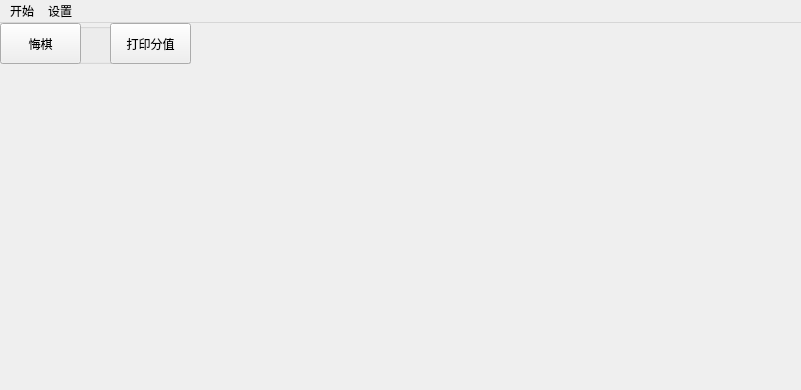
<?xml version="1.0" encoding="UTF-8"?>
<ui version="4.0">
 <class>MainWindow</class>
 <widget class="QMainWindow" name="MainWindow">
  <property name="geometry">
   <rect>
    <x>0</x>
    <y>0</y>
    <width>801</width>
    <height>390</height>
   </rect>
  </property>
  <property name="mouseTracking">
   <bool>true</bool>
  </property>
  <property name="windowTitle">
   <string>环创点格棋</string>
  </property>
  <property name="styleSheet">
   <string notr="true"/>
  </property>
  <widget class="QWidget" name="centralWidget">
   <widget class="QGroupBox" name="groupBox">
    <property name="geometry">
     <rect>
      <x>0</x>
      <y>0</y>
      <width>191</width>
      <height>41</height>
     </rect>
    </property>
    <property name="title">
     <string/>
    </property>
    <widget class="QPushButton" name="pushButton_2">
     <property name="geometry">
      <rect>
       <x>110</x>
       <y>0</y>
       <width>81</width>
       <height>41</height>
      </rect>
     </property>
     <property name="text">
      <string>打印分值</string>
     </property>
     <attribute name="buttonGroup">
      <string notr="true">buttonGroup</string>
     </attribute>
    </widget>
    <widget class="QPushButton" name="pushButton">
     <property name="geometry">
      <rect>
       <x>0</x>
       <y>0</y>
       <width>81</width>
       <height>41</height>
      </rect>
     </property>
     <property name="text">
      <string>悔棋</string>
     </property>
     <attribute name="buttonGroup">
      <string notr="true">buttonGroup</string>
     </attribute>
    </widget>
   </widget>
  </widget>
  <widget class="QMenuBar" name="menuBar">
   <property name="geometry">
    <rect>
     <x>0</x>
     <y>0</y>
     <width>801</width>
     <height>22</height>
    </rect>
   </property>
   <widget class="QMenu" name="menu">
    <property name="title">
     <string>开始</string>
    </property>
    <addaction name="newGame"/>
   </widget>
   <widget class="QMenu" name="menu_2">
    <property name="title">
     <string>设置</string>
    </property>
    <addaction name="gameSet_2"/>
   </widget>
   <addaction name="menu"/>
   <addaction name="menu_2"/>
  </widget>
  <action name="newGame">
   <property name="text">
    <string>新的游戏</string>
   </property>
  </action>
  <action name="gameSet">
   <property name="text">
    <string>游戏设置</string>
   </property>
  </action>
  <action name="competationSet">
   <property name="text">
    <string>比赛设置</string>
   </property>
  </action>
  <action name="gameSet_2">
   <property name="text">
    <string>游戏设置</string>
   </property>
  </action>
 </widget>
 <layoutdefault spacing="6" margin="11"/>
 <resources/>
 <connections/>
 <buttongroups>
  <buttongroup name="buttonGroup"/>
 </buttongroups>
</ui>
